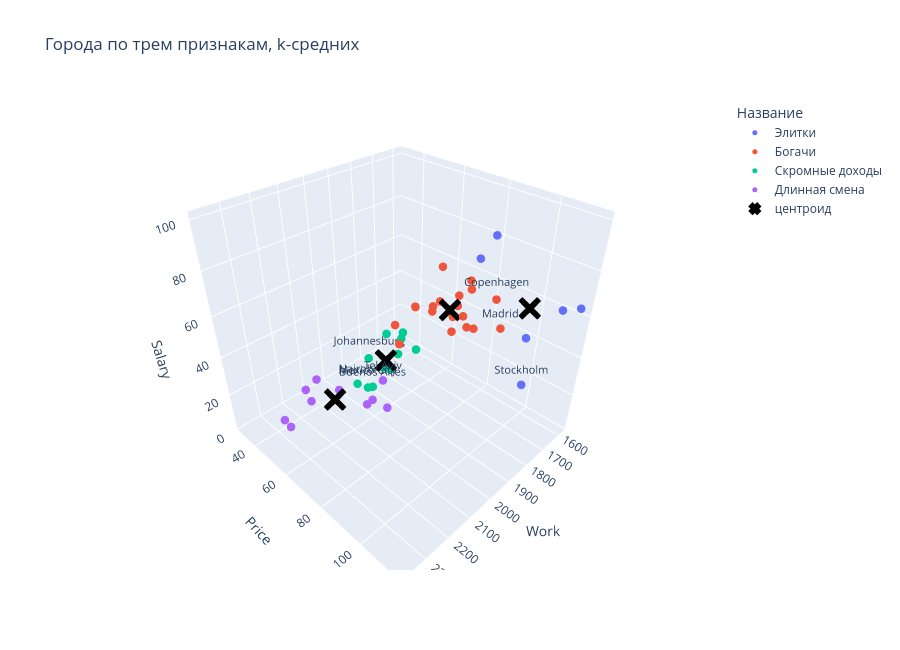

This figure's notebook cell:
### Markdown cell above
Пограничные города подписываю на 3D-графике: его можно повернуть, и подписи не закрывают соседние точки.

Между «Элитками» и «Богачами» это Stockholm, Copenhagen и Madrid. Между «Скромными доходами» и «Длинной сменой» это Buenos_Aires, Johannesburg, Mexico_City, Nairobi и Tel_Aviv.

### Code cell
import plotly.express as px

border_cities = [
    'Stockholm', 'Copenhagen', 'Madrid',
    'Buenos_Aires', 'Johannesburg', 'Mexico_City', 'Nairobi', 'Tel_Aviv',
]

plot_df = df_clusters.reset_index()
plot_df['Подпись'] = plot_df['City'].where(plot_df['City'].isin(border_cities), '')
plot_df['Подпись'] = plot_df['Подпись'].str.replace('_', ' ', regex=False)

fig_3d = px.scatter_3d(
    plot_df,
    x='Work',
    y='Price',
    z='Salary',
    color='Название',
    hover_name='City',
    text='Подпись',
    category_orders={'Название': name_order},
    title='Города по трем признакам, k-средних',
    height=650,
)
fig_3d.update_traces(marker_size=5, textposition='top center', textfont_size=11)

centers_orig = df_clusters.groupby('Cluster')[numeric_columns].mean()
fig_3d.add_scatter3d(
    x=centers_orig['Work'],
    y=centers_orig['Price'],
    z=centers_orig['Salary'],
    mode='markers',
    marker=dict(symbol='x', size=8, color='black', line=dict(color='black', width=3)),
    name='центроид',
)
fig_3d.show()

### Figure 1 — Plotly figure (JSON) as saved in the notebook; plotly's stock layout.template omitted (floating-point values rounded to 4 significant figures)
{"data": [{"hovertemplate": "<b>%{hovertext}</b><br><br>Название=Элитки<br>Work=%{x}<br>Price=%{y}<br>Salary=%{z}<br>Подпись=%{text}<extra></extra>", "hovertext": ["Geneva", "Helsinki", "Oslo", "Stockholm", "Tokyo", "Zurich"], "legendgroup": "Элитки", "marker": {"color": "#636efa", "size": 5, "symbol": "circle"}, "mode": "markers+text", "name": "Элитки", "scene": "scene", "showlegend": true, "text": ["", "", "", "Stockholm", "", ""], "textfont": {"size": 11}, "textposition": "top center", "type": "scatter3d", "x": [1880, 1667, 1583, 1805, 1880, 1868], "y": [95.9, 113.6, 115.5, 111.3, 115.0, 100.0], "z": [90.3, 66.6, 63.7, 39.2, 68.0, 100.0]}, {"hovertemplate": "<b>%{hovertext}</b><br><br>Название=Богачи<br>Work=%{x}<br>Price=%{y}<br>Salary=%{z}<br>Подпись=%{text}<extra></extra>", "hovertext": ["Amsterdam", "Brussels", "Chicago", "Copenhagen", "Dublin", "Dusseldorf", "Frankfurt", "Houston", "London", "Los_Angeles", "Luxembourg", "Madrid", "Milan", "Montreal", "New_York", "Paris", "Sydney", "Toronto", "Vienna"], "legendgroup": "Богачи", "marker": {"color": "#EF553B", "size": 5, "symbol": "circle"}, "mode": "markers+text", "name": "Богачи", "scene": "scene", "showlegend": true, "text": ["", "", "", "Copenhagen", "", "", "", "", "", "", "", "Madrid", "", "", "", "", "", "", ""], "textfont": {"size": 11}, "textposition": "top center", "type": "scatter3d", "x": [1714, 1708, 1924, 1717, 1759, 1693, 1650, 1978, 1737, 2068, 1768, 1710, 1773, 1827, 1942, 1744, 1668, 1888, 1780], "y": [65.6, 73.8, 73.9, 91.3, 76.0, 78.5, 74.5, 71.9, 84.2, 79.8, 71.1, 93.8, 82.0, 72.7, 83.3, 81.6, 70.8, 70.2, 78.0], "z": [49.0, 50.5, 61.9, 62.9, 41.4, 60.2, 60.4, 46.3, 46.2, 65.2, 71.1, 50.0, 53.3, 56.3, 65.8, 45.9, 52.1, 58.2, 51.3]}, {"hovertemplate": "<b>%{hovertext}</b><br><br>Название=Скромные доходы<br>Work=%{x}<br>Price=%{y}<br>Salary=%{z}<br>Подпись=%{text}<extra></extra>", "hovertext": ["Athens", "Buenos_Aires", "Johannesburg", "Lagos", "Lisbon", "Mexico_City", "Nairobi", "Nicosia", "Rio_de_Janeiro", "San_Paulo", "Seoul"], "legendgroup": "Скромные доходы", "marker": {"color": "#00cc96", "size": 5, "symbol": "circle"}, "mode": "markers+text", "name": "Скромные доходы", "scene": "scene", "showlegend": true, "text": ["", "Buenos Aires", "Johannesburg", "", "", "Mexico City", "Nairobi", "", "", "", ""], "textfont": {"size": 11}, "textposition": "top center", "type": "scatter3d", "x": [1792, 1971, 1945, 1786, 1742, 1944, 1958, 1825, 1749, 1856, 1842], "y": [53.8, 56.1, 51.1, 45.2, 56.2, 49.8, 45.0, 47.9, 46.3, 48.9, 58.3], "z": [30.4, 12.5, 24.0, 2.7, 18.8, 5.7, 5.8, 28.3, 10.5, 11.1, 32.7]}, {"hovertemplate": "<b>%{hovertext}</b><br><br>Название=Длинная смена<br>Work=%{x}<br>Price=%{y}<br>Salary=%{z}<br>Подпись=%{text}<extra></extra>", "hovertext": ["Bogota", "Bombay", "Caracas", "Hong_Kong", "Kuala_Lumpur", "Manila", "Panama", "Singpore", "Taipei", "Tel_Aviv"], "legendgroup": "Длинная смена", "marker": {"color": "#ab63fa", "size": 5, "symbol": "circle"}, "mode": "markers+text", "name": "Длинная смена", "scene": "scene", "showlegend": true, "text": ["", "", "", "", "", "", "", "", "", "Tel Aviv"], "textfont": {"size": 11}, "textposition": "top center", "type": "scatter3d", "x": [2152, 2052, 2041, 2375, 2167, 2268, 2078, 2042, 2145, 2015], "y": [37.9, 30.3, 61.0, 63.8, 43.5, 40.0, 49.2, 64.4, 84.3, 67.3], "z": [11.5, 5.3, 10.9, 27.8, 9.9, 4.0, 13.8, 16.1, 34.5, 27.0]}, {"marker": {"color": "black", "line": {"color": "black", "width": 3}, "size": 8, "symbol": "x"}, "mode": "markers", "name": "центроид", "type": "scatter3d", "x": [1780.0, 1792.0, 1855.0, 2134.0], "y": [108.5, 77.53, 50.78, 54.17], "z": [71.3, 55.16, 16.59, 16.08]}], "layout": {"height": 650, "legend": {"title": {"text": "Название"}, "tracegroupgap": 0}, "scene": {"domain": {"x": [0.0, 1.0], "y": [0.0, 1.0]}, "xaxis": {"title": {"text": "Work"}}, "yaxis": {"title": {"text": "Price"}}, "zaxis": {"title": {"text": "Salary"}}}, "title": {"text": "Города по трем признакам, k-средних"}}}
